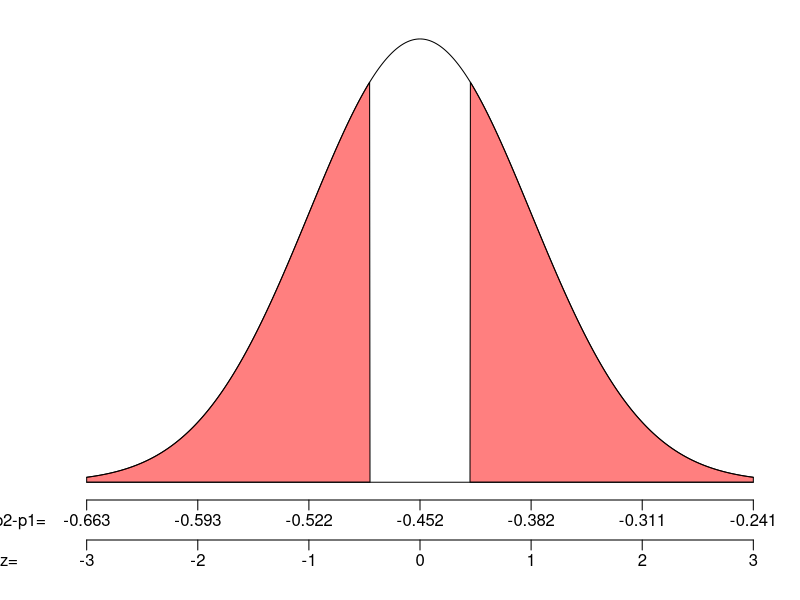

The R script that drew this image:
## ---- chunk 1
options(scipen=999)
## DATA GENERATION
while(T)
{
    p1 = round(runif(1,0.01,0.99),3)
    p2 = round(runif(1,0.01,0.99),3)
    dp = p2-p1
    n1 = sample(1:10,1)*10^sample(1:3,1)
    n2 = sample(1:10,1)*10^sample(1:3,1)
    se = signif(sqrt(p1*(1-p1)/n1+p2*(1-p2)/n2),3)
    is_norm1 = (p1*n1>10 & (1-p1)*n1>10)
    is_norm2 = (p2*n2>10 & (1-p2)*n2>20)
    if(is_norm1 & is_norm2 & se>0.005)
    {
        break
    }
}
z = round(runif(1,0.2,2.6),2)
dphat = round(z*se+dp,3)
z = round((dphat-dp)/se,2)
Pr = 2*round(pnorm(-abs(z)),4)
ddp = dphat-dp
adj = sample(c("cold","angry","sorry","abysmal",
               "happy", "preoccupied", "sick", "green",
               "fluorescent", "folksy", "reclusive", "omnivorous",
               "special"), 1)
## ---- chunk 2
par(mar=c(5,3,1,1))
zs = seq(-3,3,length=1000)
ys = dnorm(zs)
plot(zs, ys, 'l',xlim = c(-3,3), ylim = c(0,0.4),
     ann=FALSE,xaxt="n",yaxt="n",
     lwd=1,bty='n')
axis(side=1, line=0, at=-3:3, labels = FALSE)
mtext(round(p2-p1+(-3:3)*se,3),side=1,line=0.5,at=-3:3)
mtext(c("p2-p1="),line=0.5,side=1,at=-3.6)
axis(side=1, line=2,at=-3:3, labels = FALSE)
mtext(-3:3,side=1,line=2.5,at=-3:3)
mtext(c("z="),line=2.5,side=1,at=-3.7)
polygon(c(zs[zs<=-abs(z)], -abs(z), -3),c(ys[zs<=-abs(z)], 0, 0), col=rgb(1,0,0,0.5))
polygon(c(zs[zs>=abs(z)], 3, abs(z)),c(ys[zs>=abs(z)], 0, 0), col=rgb(1,0,0,0.5))
lines(c(-3,3),c(0,0),'l',lwd=1)
